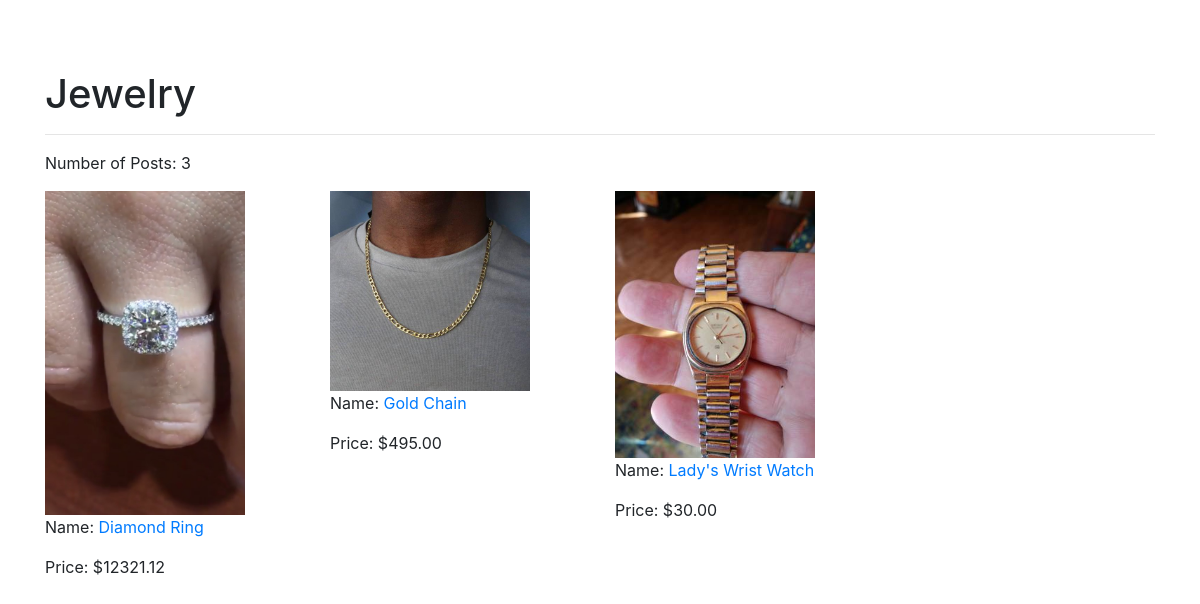
Page /category/4 on the committed database.
### item_app/models.py (models this page shows)
class Category(models.Model):
    name = models.CharField(max_length=45)
    created_at = models.DateTimeField(auto_now_add=True)
    updated_at = models.DateTimeField(auto_now=True)

class Item(models.Model):
    user = models.ForeignKey(User, related_name="items",
                             on_delete=models.CASCADE)
    name = models.CharField(max_length=100)
    price = models.DecimalField(decimal_places=2, max_digits=10)
    description = models.CharField(max_length=255)
    location = models.CharField(max_length=255)
    condition = models.CharField(max_length=25)
    category = models.ForeignKey(
        Category, related_name="items", on_delete=models.CASCADE)
    flag = models.BooleanField(default=False)
    created_at = models.DateTimeField(auto_now_add=True)
    updated_at = models.DateTimeField(auto_now=True)
    objects = ItemManager()

class Image(models.Model):
    item = models.ForeignKey(
        Item, related_name="images", on_delete=models.CASCADE)
    image = models.ImageField(blank=True, null=True)
    created_at = models.DateTimeField(auto_now_add=True)
    updated_at = models.DateTimeField(auto_now=True)

### item_app/views.py (the view)
def category_page(request, category_id):
    category = Category.objects.get(id=category_id)
    items_in_cat = category.items.all()
    context = {
        "category": category,
        "items_in_cat": items_in_cat,
    }
    return render(request, "category.html", context)

### item_app/templates/category.html
{% extends 'base.html' %} {% block content %}
<h1 class="page-header" style="padding-top: 20px; margin-top: 50px;">
  {{category.name}}
</h1>
<hr />
<p class="head">Number of Posts: {{items_in_cat.all|length}}</p>
<div class="row">
  {% for item in items_in_cat %}
  <div class="col-md-3">
    {% for image in item.images.all %}
    <img
      class="img-fluid"
      src="{{image.image.url}}"
      width="200px"
      height="200px"
    />
    {% endfor %}
    <p>
      Name: <a href="{% url 'item:my_item_info' item.id %}">{{item.name}}</a>
    </p>
    <p>Price: ${{item.price}}</p>
  </div>
  {% endfor %}
</div>
{% endblock %}

### rows in the picture
Category: name "Jewelry", all|length "3"
Item: name "Diamond Ring", price "12321.12"
Image: image (picture)
Item: name "Gold Chain", price "495.00"
Image: image (picture)
Item: name "Lady's Wrist Watch", price "30.00"
Image: image (picture)
